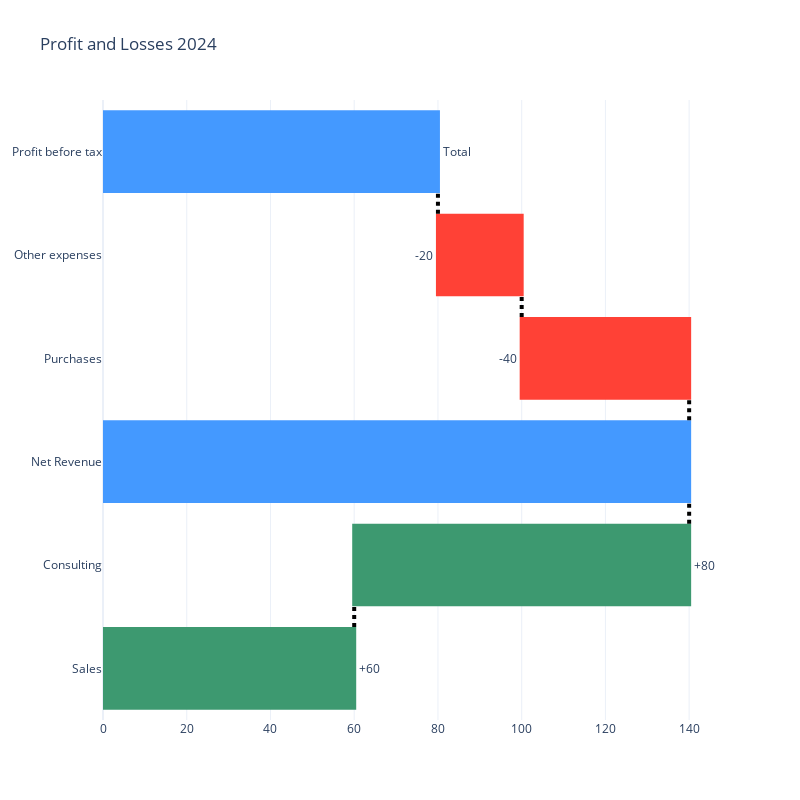

Notebook source saved alongside this figure:
### Markdown cell above
6. Change the orientation of the chart to horizontal by setting `orientation="h"` and exchanging the `y` and `x` values

### Code cell
fig = go.Figure(go.Waterfall(y = ["Sales", "Consulting", "Net Revenue", "Purchases", "Other expenses", "Profit before tax"],
                             x = [60, 80, 0, -40, -20, 0],
                             text = ["+60", "+80", "", "-40", "-20", "Total"],
                             textposition = "outside",
                             measure = ["relative", "relative", "total", "relative", "relative", "total"],
                             connector = {"mode":"between", "line":{"width":4, "color":"rgb(0, 0, 0)", "dash":"dot"}},
                             orientation = "h",
                             ))

fig.update_layout(title = "Profit and Losses 2024",
                  template='plotly_white',
                  width=800,
                  height=800)

fig.show()

### Figure 1 — Plotly figure (JSON) as saved in the notebook; plotly's stock layout.template omitted (floating-point values rounded to 4 significant figures)
{"data": [{"connector": {"line": {"color": "rgb(0, 0, 0)", "dash": "dot", "width": 4}, "mode": "between"}, "measure": ["relative", "relative", "total", "relative", "relative", "total"], "orientation": "h", "text": ["+60", "+80", "", "-40", "-20", "Total"], "textposition": "outside", "type": "waterfall", "x": [60, 80, 0, -40, -20, 0], "y": ["Sales", "Consulting", "Net Revenue", "Purchases", "Other expenses", "Profit before tax"]}], "layout": {"height": 800, "title": {"text": "Profit and Losses 2024"}, "width": 800}}
